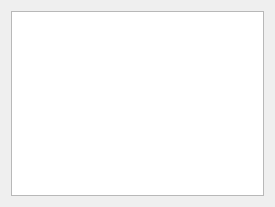
<?xml version="1.0" encoding="UTF-8"?>
<ui version="4.0">
 <class>MySqlDatabase</class>
 <widget class="QDialog" name="MySqlDatabase">
  <property name="geometry">
   <rect>
    <x>0</x>
    <y>0</y>
    <width>275</width>
    <height>207</height>
   </rect>
  </property>
  <property name="windowTitle">
   <string>Dialog</string>
  </property>
  <layout class="QHBoxLayout" name="horizontalLayout">
   <item>
    <widget class="QTextBrowser" name="textBrowser"/>
   </item>
  </layout>
 </widget>
 <resources/>
 <connections/>
</ui>
